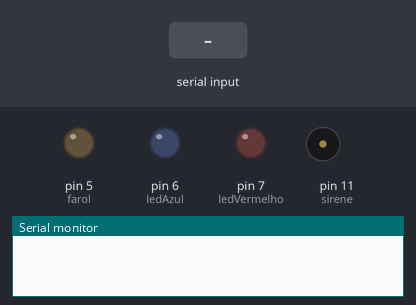
Bench run of a sketch on a simulated Arduino Uno, built with avr-gcc and run on an emulated ATmega328P. Shown: output pins drawn as LEDs (lit = HIGH), buzzer (waves = sounding), the last lines printed to the serial monitor. The inputs (shaded band) are chosen by the test bench.

Above: at 1.2 s.
1.3 s: "A" received over Serial
At 2.5 s:
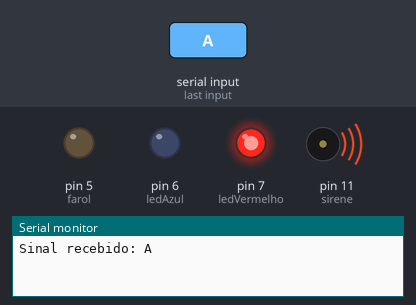
2.8 s: "a" received over Serial
At 3.6 s:
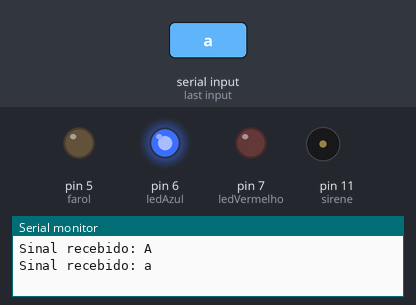
4.3 s: "L" received over Serial
At 4.7 s:
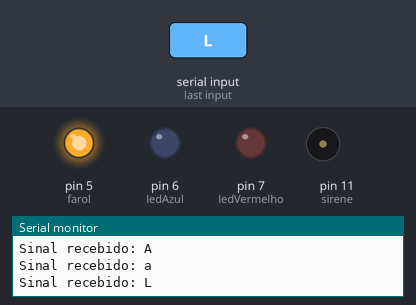
5.8 s: "1" received over Serial
At 7.1 s:
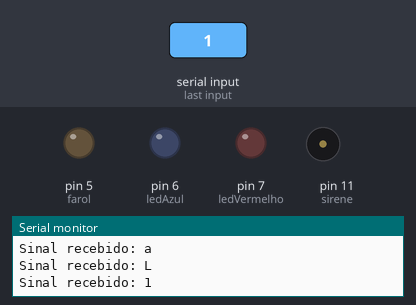
Timing chart, 0 to 8.3 s (numbered marks = the images above; inputs shaded):
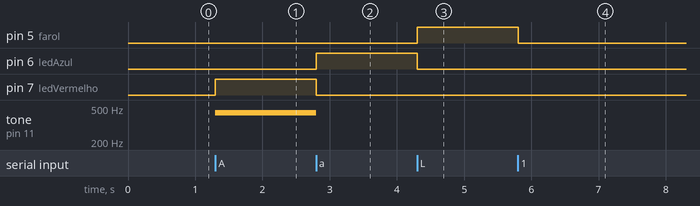

The sketch:

16_bluetooth-controle-giroflex.ino
```cpp
#define ledVermelho 7
#define ledAzul 6
#define farol 5
#define sirene 11

void setup() {
  pinMode(ledVermelho, OUTPUT);
  pinMode(ledAzul, OUTPUT);
  pinMode(farol, OUTPUT);
  pinMode(sirene, OUTPUT);
  Serial.begin(9600);
}

void loop() {
  if (Serial.available()) {
    char c = Serial.read();
    Serial.print("Sinal recebido: ");
    Serial.println(c);

    // Desliga tudo antes de processar o novo comando
    digitalWrite(ledVermelho, LOW);
    digitalWrite(ledAzul, LOW);
    digitalWrite(farol, LOW);
    noTone(sirene);

    // Liga o LED vermelho e a sirene
    if (c == 'A') {
      digitalWrite(ledVermelho, HIGH);
      tone(sirene, 440);
    }

    // Liga o LED azul
    if (c == 'a') {
      digitalWrite(ledAzul, HIGH);
    }

    // Liga o farol
    if (c == 'L') {
      digitalWrite(farol, HIGH);
    }
  }
}
```

Measured:
- after the input at 1.3 s, pin 7 (ledVermelho): LOW → HIGH at once; tone on pin 11 (sirene): silent → 440 Hz at once
- after the input at 2.8 s, pin 6 (ledAzul): LOW → HIGH at once; pin 7 (ledVermelho): HIGH → LOW at once; tone on pin 11 (sirene): 440 Hz → silent at once
- after the input at 4.3 s, pin 5 (farol): LOW → HIGH at once; pin 6 (ledAzul): HIGH → LOW at once
- after the input at 5.8 s, pin 5 (farol): HIGH → LOW at once
